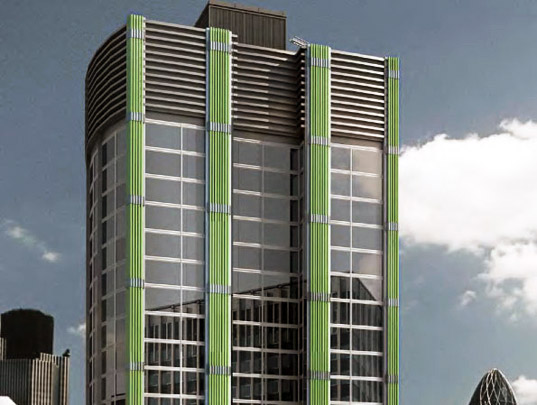
%> input picture Labs/Lab 3/kampernj-henderea-lab3/images/original_image.jpg, 537 x 405 px
$ octave --eval "result = sobel(imread('images/original_image.jpg'));"   (GNU Octave 9; MATLAB toolbox functions it lacks are replaced by stand-ins)
%> lines starting %> are read from the running program, lines starting %| are printed output that depends on the picture
% Sobel.m

function [horz, vert, bidir, grad_mag, grad_dir, dir_image] = sobel(img)
    SOBEL_HFILTER = ([-1 -2 -1; 0 0 0; 1 2 1] / 8);
    SOBEL_VFILTER = ([-1 0 1; -2 0 2; -1 0 1] / 8);

    % Convert to grayscale
    gray = rgb2gray(img);
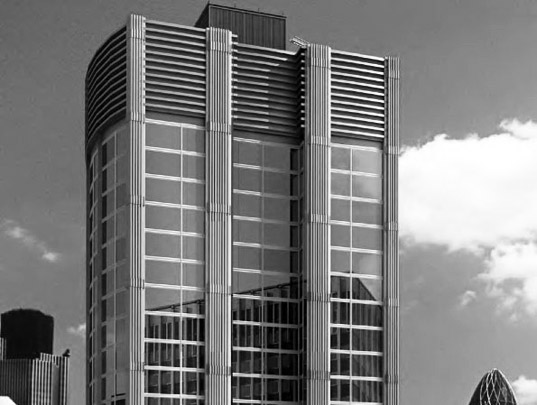
%> gray: size 405x537 uint8; min 0, max 255, mean 122.2

    horz = filter2(SOBEL_HFILTER, gray);
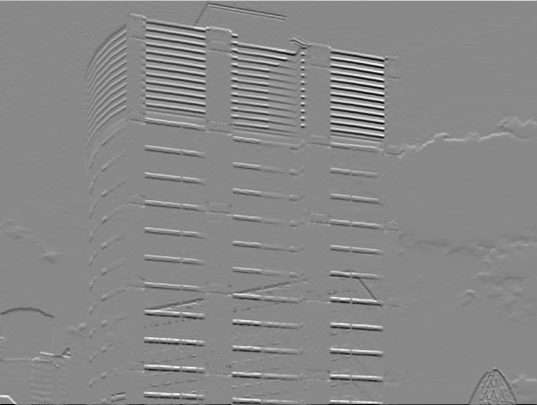
%> horz: size 405x537 double; min -127, max 109.8, mean 0; drawn with min black and max white
    vert = filter2(SOBEL_VFILTER, gray);
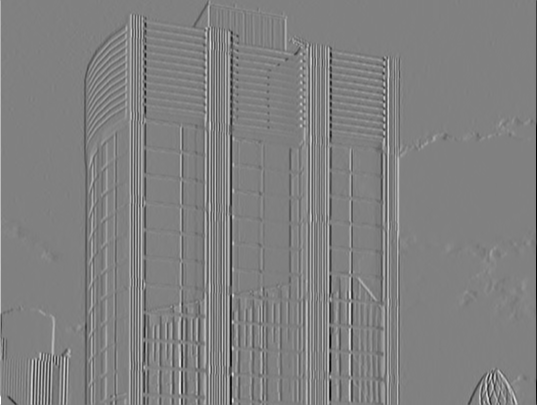
%> vert: size 405x537 double; min -127, max 124.6, mean 0.1; drawn with min black and max white
    bidir = horz + vert;
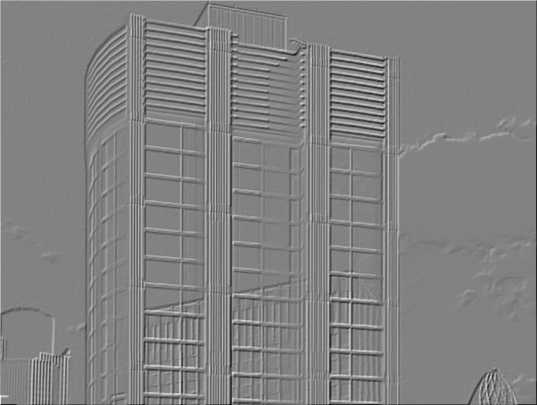
%> bidir: size 405x537 double; min -165.8, max 158.8, mean 0.1; drawn with min black and max white

    grad_mag = sqrt(horz.^2 + vert.^2);
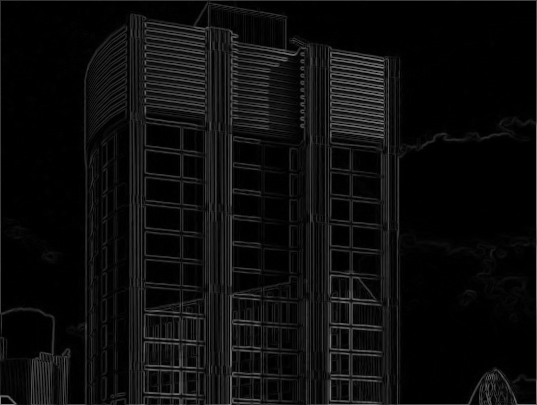
%> grad_mag: size 405x537 double; min 0, max 128.7, mean 13.1
    grad_dir = atan2(vert, horz);
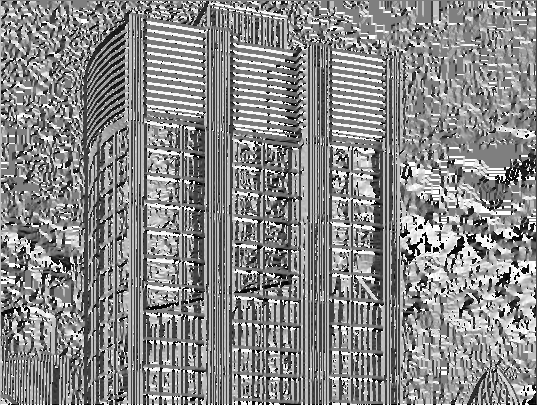
%> grad_dir: size 405x537 double; min -3.14, max 3.14, mean 0.225; drawn with min black and max white

    dir_image = grad_dir;
    dir_image(grad_mag < 25) = 0;
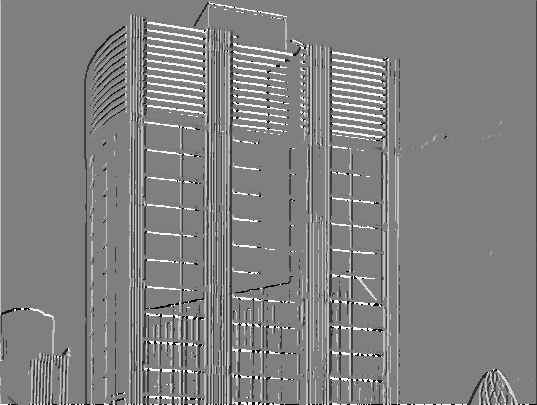
%> dir_image: size 405x537 double; min -3.14, max 3.14, mean 0.0727; drawn with min black and max white
end
